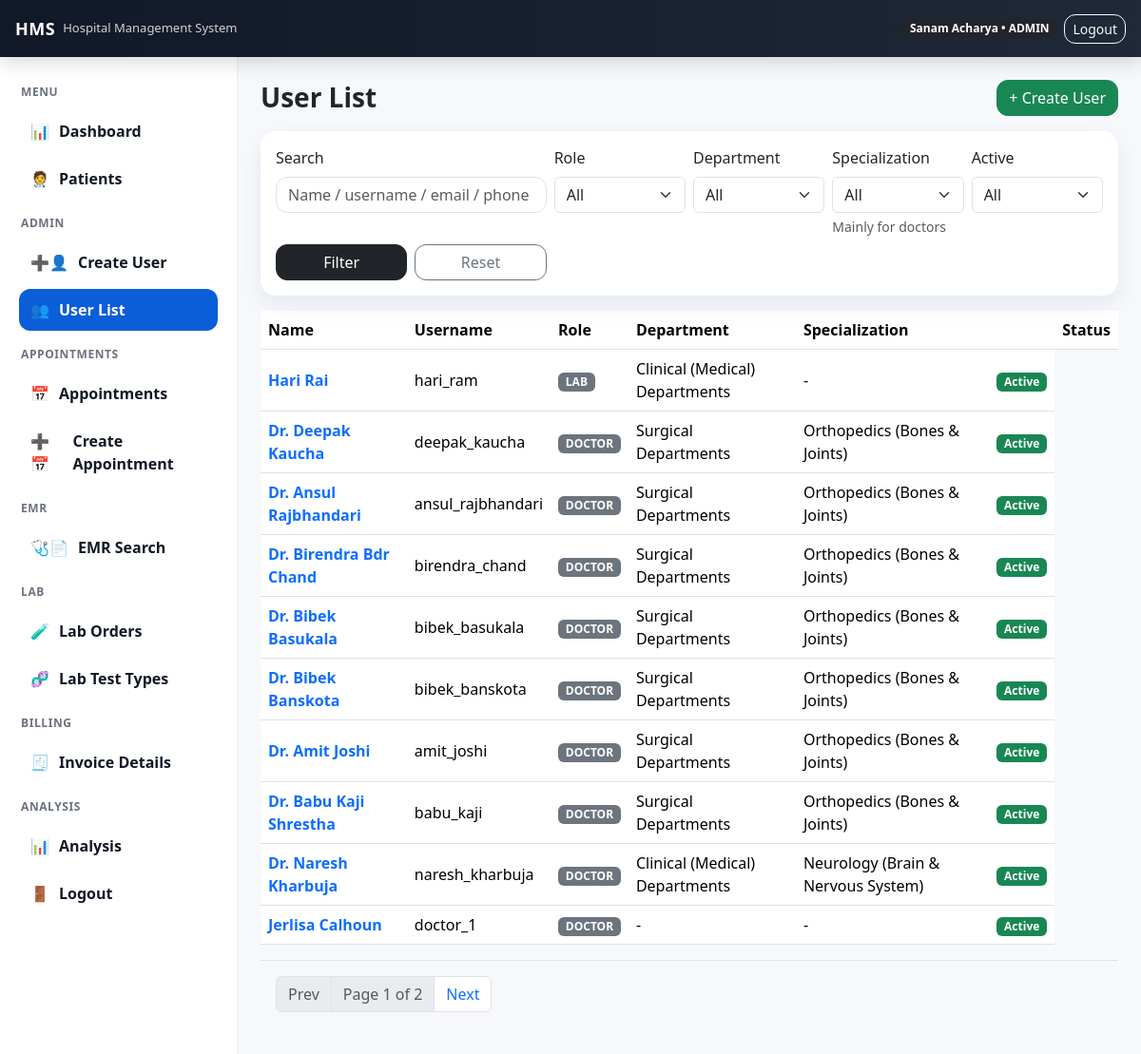
The app's page /users/ (signed in), older data.
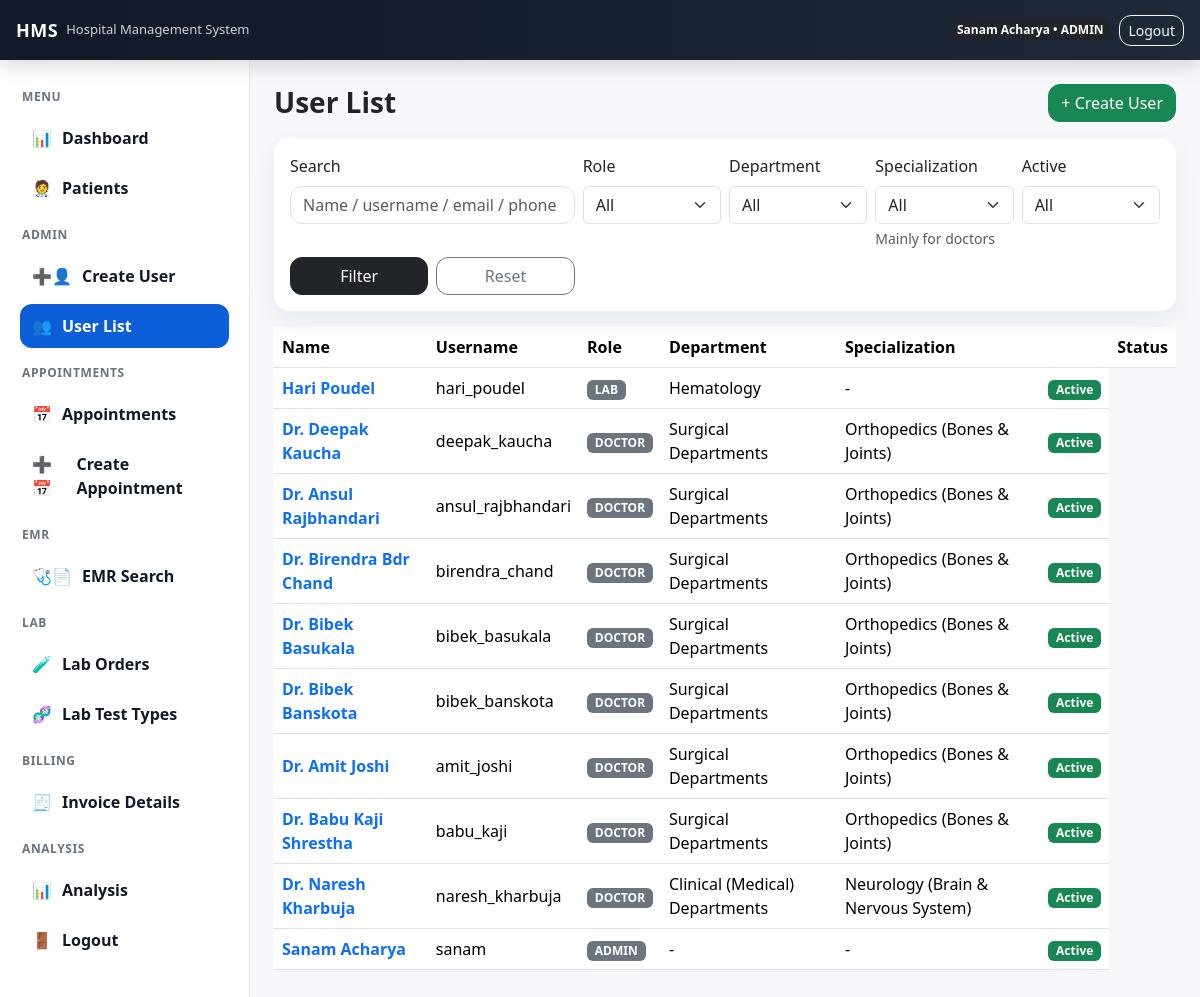
The same page, newer data.
### accounts/models.py (models this page shows, shortened)
class User(AbstractUser):
    class Role(models.TextChoices):
        ADMIN = 'ADMIN', 'Admin'
        DOCTOR = 'DOCTOR', 'Doctor'
        NURSE = 'NURSE', 'Nurse'
        RECEPTION = 'RECEPTION', 'Reception'
        LAB = 'LAB', 'Lab'
        PHARMACY = 'PHARMACY', 'Pharmacy'
        HR = 'HR', 'HR'
        CASHIER = "CASHIER", "Cashier"
        ACCOUNTANT = "ACCOUNTANT", "Accountant"
    full_name = models.CharField(max_length=150)
    phone_number = models.CharField(max_length=20, blank=True)
    email = models.EmailField(unique=True)
    role = models.CharField(max_length=20, choices=Role.choices, default=Role.RECEPTION)
    department = models.ForeignKey(
        Department, on_delete=models.SET_NULL, null=True, blank=True
    )
    specialization = models.ForeignKey(
        "Specialization",
        on_delete=models.SET_NULL,
        null=True,
        blank=True,
        related_name="doctors"
    )

class Department(models.Model):
    name = models.CharField(max_length=120, unique=True)

class Specialization(models.Model):
    department = models.ForeignKey("Department", on_delete=models.CASCADE, related_name="specializations")
    name = models.CharField(max_length=120)
    class Meta:
        unique_together = ("department", "name")

### accounts/views.py (the view, shortened to what this page needs)
# urls.py: path("users/", user_list_view, name="user_list"),
@login_required
@roles_required("ADMIN")
def user_list_view(request):
    q = (request.GET.get("q") or "").strip()
    role = (request.GET.get("role") or "").strip()
    department_id = (request.GET.get("department") or "").strip()
    specialization_id = (request.GET.get("specialization") or "").strip()
    active = (request.GET.get("active") or "").strip()
    users = User.objects.all().select_related("department", "specialization").order_by("-id")
    if role:
        users = users.filter(role=role)
    if department_id:
        users = users.filter(department_id=department_id)
    if specialization_id:
        users = users.filter(specialization_id=specialization_id)
    if active in ["0", "1"]:
        users = users.filter(is_active=(active =="1"))
    paginator = Paginator(users, 10)
    page_number = request.GET.get("page")
    page_obj = paginator.get_page(page_number)
    departments = Department.objects.all().order_by("name")
    specilizations = Specialization.objects.select_related("department").order_by("name")
    role_choices = getattr(User, "Role", None)
    if role_choices:
        role_choices = User.Role.choices
    return render(request, "accounts/user_list.html", {
        "page_obj": page_obj,
        "q": q,
        "role": role,
        "department_id": department_id,
        "specialization_id": specialization_id,
        "active": active,
        "role_choices": role_choices,
        "departments": departments,
        "specializations": specilizations,
    })

### templates/accounts/user_list.html (shortened to what the changed rows need)
{% extends "base.html" %}
{% block content %}
<div class="card-shadow-sm">
    <div class="table-responsive">
        <table class="table table-hover mb-o align-middle">
            <thead class="table=light">
                <tr>
                    <th>Name</th>
                    <th>Username</th>
                    <th>Role</th>
                    <th>Department</th>
                    <th>Specialization<th>
                    <th>Status</th>
                </tr>
            </thead>
            <tbody>
                {% for u in page_obj %}
                    <tr>
                        <td class="fw-semibold">
                            <a href="{% url 'user_detail' u.id %}" class="text-decoration-none">
                                {{ u.full_name|default:"-" }}
                            </a>
                        </td>
                        <td>{{ u.username }}</td>
                        <td><span class="badge text-bg-secondary">{{ u.role }}</span></td>
                        <td>{{ u.department.name|default:"-" }}</td>
                        <td>{{ u.specialization.name|default:"-" }}</td>
                        <td>
                            {% if u.is_active %}
                                <span class="badge text-bg-success">Active</span>
                            {% else %}
                                <span class="bagde text-bg-danger">Inactive</span>
                            {% endif %}
                        </td>
                    </tr>
                {% empty %}
                <tr>
                    <td colspan="6" class="text-center text-muted py-4">No users found</td>
                </tr>
                {% endfor %}
            </tbody>
        </table>
    </div>
    {% if page_obj.paginator.num_pages > 1 %}
    <div class="p-3 border-top">
        <nav>
            <ul class="pagination mb-0">
                {% if page_obj.has_previous %}
                    <li class="page-item">
                        <a class="page-link" href="?q={{ q }}&role={{ role }}&department={{ department_id }}&specialization={{ specialization_id}}&active={{ active }}&page={{ page_obj.previous_page_number }}">
                            Prev
                        </a>
                    </li>
                {% else %}
                 <li class="page-item disabled"><span class="page-link">Prev</span></li>
                {% endif %}
                <li class="page-item disabled">
                    <span class="page-link">
                        Page {{ page_obj.number }} of {{ page_obj.paginator.num_pages }}
                    </span>
                </li>
                {% if page_obj.has_next %}
                    <li class="page-item">
                        <a class="page-link" href="?q={{ q }}&role={{ role }}&department={{ department_id}}&specialization={{ specialization_id }}&active={{ active }}&page={{ page_obj.next_page_number }} ">
                            Next
                        </a>
                    </li>
                {% else %}
                <li class="page-item disabled"><span class="page-link">Next</span></li>
                {% endif %}
            </ul>
        </nav>
    </div>
    {% endif %}
</div>
{% endblock %}

### templates/base.html (shortened to what this page needs)
{% load static %}
<!doctype html>
<html lang="en">
<head>
  <link href="https://cdn.jsdelivr.net/npm/bootstrap@5.3.3/dist/css/bootstrap.min.css" rel="stylesheet">
  <link rel="stylesheet" href="{% static 'css/style.css' %}">
</head>
<body class="hms-body">
  <header class="hms-topbar">
    <div class="container-fluid d-flex align-items-center justify-content-between px-3">
      <div class="d-flex align-items-center gap-2">
        <div class="hms-brand">HMS</div>
        <span class="hms-subtitle">Hospital Management System</span>
      </div>
      <div class="d-flex align-items-center gap-2">
        {% if user.is_authenticated %}
          <span class="badge rounded-pill text-bg-dark">
            {{ user.full_name }} • {{ user.role }}
          </span>
          <a class="btn btn-sm btn-outline-light" href="{% url 'logout' %}">Logout</a>
        {% else %}
          <a class="btn btn-sm btn-outline-light" href="{% url 'login' %}">Login</a>
        {% endif %}
      </div>
    </div>
  </header>
  <div class="hms-layout">
    {% if user.is_authenticated %}
      {% include "partials/sidebar.html" %}
    {% endif %}
    <main class="hms-main">
      <div class="container-fluid p-4">
        {% block content %}{% endblock %}
      </div>
    </main>
  </div>
</body>
</html>

Row changes from the older to the newer data that the page shows:
removed User: full_name "Hari Rai", username "hari_ram", role "LAB", department.name "Clinical (Medical) Departments", specialization.name "-", is_active "Active"
removed User: full_name "Jerlisa Calhoun", username "doctor_1", role "DOCTOR", department.name "-", specialization.name "-", is_active "Active"
now on one of the page's lists (row unchanged): User: full_name "Sanam Acharya", username "sanam", role "ADMIN", department.name "-", specialization.name "-"
added User: full_name "Hari Poudel", username "hari_poudel", role "LAB", department.name "Hematology", specialization.name "-", is_active "Active"
Text that changed along with them:
{{ page_obj.number }}: "1" → (not shown)
{{ page_obj.paginator.num_pages }}: "2" → (not shown)
text no longer shown: "Prev Page of Next"
